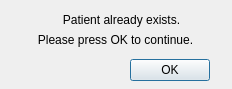
<?xml version="1.0" encoding="UTF-8"?>
<ui version="4.0">
 <class>PatientExistsDialogUI</class>
 <widget class="QDialog" name="PatientExistsDialogUI">
  <property name="geometry">
   <rect>
    <x>0</x>
    <y>0</y>
    <width>232</width>
    <height>89</height>
   </rect>
  </property>
  <property name="windowTitle">
   <string>Dialog</string>
  </property>
  <widget class="QLabel" name="label_2">
   <property name="geometry">
    <rect>
     <x>20</x>
     <y>30</y>
     <width>191</width>
     <height>20</height>
    </rect>
   </property>
   <property name="text">
    <string>Please press OK to continue.</string>
   </property>
   <property name="alignment">
    <set>Qt::AlignCenter</set>
   </property>
  </widget>
  <widget class="QLabel" name="label">
   <property name="geometry">
    <rect>
     <x>31</x>
     <y>10</y>
     <width>181</width>
     <height>20</height>
    </rect>
   </property>
   <property name="layoutDirection">
    <enum>Qt::LeftToRight</enum>
   </property>
   <property name="text">
    <string>Patient already exists.</string>
   </property>
   <property name="alignment">
    <set>Qt::AlignCenter</set>
   </property>
  </widget>
  <widget class="QDialogButtonBox" name="buttonBox">
   <property name="geometry">
    <rect>
     <x>50</x>
     <y>50</y>
     <width>160</width>
     <height>40</height>
    </rect>
   </property>
   <property name="standardButtons">
    <set>QDialogButtonBox::Ok</set>
   </property>
  </widget>
 </widget>
 <resources/>
 <connections/>
</ui>
